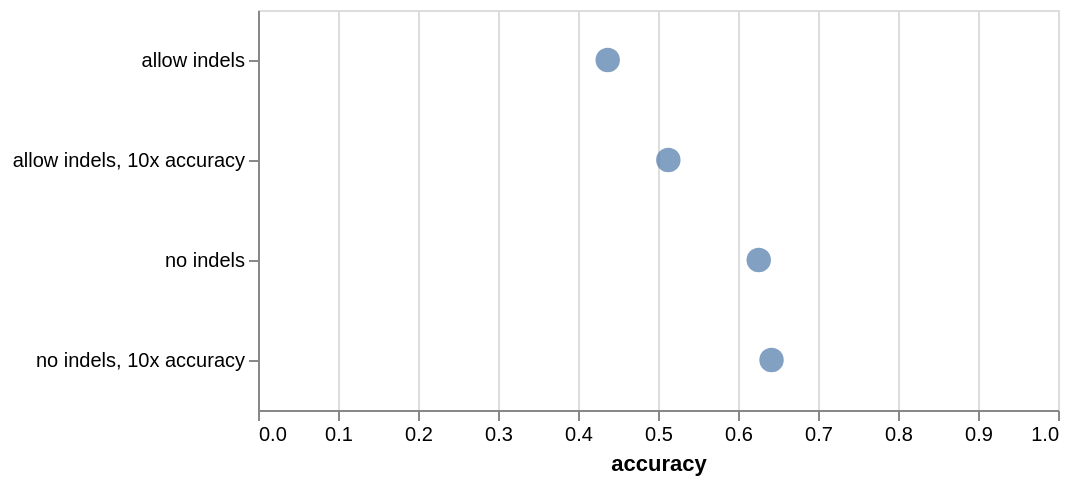

Notebook code cell kept with this figure:
### Code cell
# compute empirical accuracies
empirical_acc = []
for no_indel, acc_10x in itertools.product([True, False], [True, False]):
    df = inclusion_df.copy()
    if not no_indel:
        df = df.query("n_indels == 0")
        label = "no indels"
    else:
        label = "allow indels"
    if acc_10x:
        max_error_rate_10x = error_cutoff / 10
        df = df.query("barcode_error <= @max_error_rate_10x").query(
            "gene_error <= @max_error_rate_10x"
        )
        label += ", 10x accuracy"
    empirical_acc.append(
        alignparse.consensus.empirical_accuracy(
            df, upstream_group_cols=None, mutation_col="gene_mutations"
        ).assign(label=label)
    )
empirical_acc = pd.concat(empirical_acc, ignore_index=True)

display(empirical_acc)

# plot empirical accuracy
print("Empirical accuracies:")
empirical_acc_chart = (
    alt.Chart(empirical_acc)
    .encode(
        x=alt.X(
            "accuracy:Q",
            scale=alt.Scale(domain=(0, 1)),
        ),
        y=alt.Y(
            "label:N",
            axis=alt.Axis(title=None),
        ),
        tooltip=[alt.Tooltip("accuracy", format=".3f")],
    )
    .mark_point(filled=True, size=150)
    .properties(width=400, height=200)
)
display(empirical_acc_chart)

### Figure 1 — Vega-Lite specification as saved in the notebook (floating-point values rounded to 4 significant figures)
{"config": {"view": {"continuousWidth": 300, "continuousHeight": 300}}, "data": {"name": "data-f68d3eec701fe3e0561da915449215a6"}, "mark": {"type": "point", "filled": true, "size": 150}, "encoding": {"tooltip": [{"field": "accuracy", "format": ".3f", "type": "quantitative"}], "x": {"field": "accuracy", "scale": {"domain": [0, 1]}, "type": "quantitative"}, "y": {"axis": {"title": null}, "field": "label", "type": "nominal"}}, "height": 200, "width": 400, "$schema": "https://vega.github.io/schema/vega-lite/v6.1.0.json", "datasets": {"data-f68d3eec701fe3e0561da915449215a6": [{"accuracy": 0.5129, "label": "allow indels, 10x accuracy"}, {"accuracy": 0.4371, "label": "allow indels"}, {"accuracy": 0.6419, "label": "no indels, 10x accuracy"}, {"accuracy": 0.6259, "label": "no indels"}]}}
